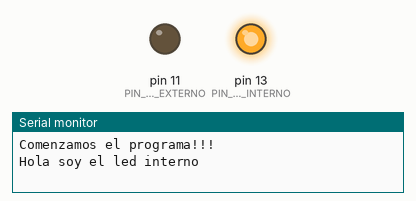
Recording of a sketch running on a simulated Arduino Uno, built with avr-gcc and run on an emulated ATmega328P. On the bench: output pins drawn as LEDs (lit = HIGH), the last lines printed to the serial monitor.

Above: at 0.05 s.
At 4.05 s:
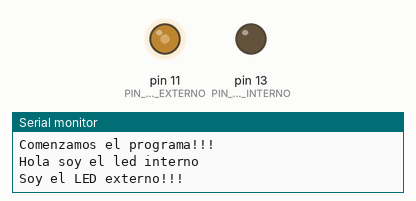
At 7.95 s:
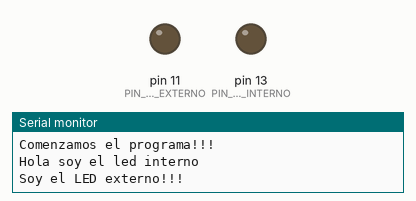
Timing chart, 0 to 10.4 s (numbered marks = the images above):
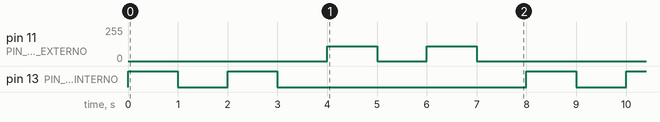

Measured:
- by itself, pin 11 (PIN_LED_EXTERNO): repeats every 8.0 s: 0/255 1.0 s, 110/255 1.0 s, 0/255 5.0 s, 110/255 1.0 s
- by itself, pin 13 (PIN_LED_INTERNO): repeats every 8.0 s: LOW 1.0 s, HIGH 1.0 s, LOW 5.0 s, HIGH 1.0 s

The sketch:

reto0_estoyvivo_paso4.ino
```cpp
/*
  EstoyVivo - RETO 0 - Taller Arduino Basics I

  Ripolab Hacklab Noviembre 2017

  by @akirasan
  ripolab.org

*/

// DEFINE funciona como un sustituto de "palabra" por "valor"
// Definimos el número del pin interno de Ardunino, por defecto es el 13
#define PIN_LED_INTERNO 13
#define PIN_LED_EXTERNO 11  // Pin PWM

// Definimos una variable con valores enteros de: -32.768 a 32.767
// Y la inicializamos con valor 0
int contador = 0;

// Rutina de configuración
void setup() {

  // Definimos el pin 13 de salida, ya que vamos a escribir valores de 0 y 1
  pinMode(PIN_LED_INTERNO, OUTPUT);

  // Definimos el pin 11 de salida, ya que vamos a escribir valores entre 0 y 1024
  pinMode(PIN_LED_EXTERNO, OUTPUT);

  // Iniciamos la comunicación por el puerto estandar
  // y definimos la velocidad de comunicación
  Serial.begin(115200);

  // Hacemos un "println" = "imprimir texto y retorno de linea"
  Serial.println("Comenzamos el programa!!!");
}


// Rutina del loop
void loop() {

  Serial.println("Hola soy el led interno");

  // Iniciamos "contador" a 1, y mientras "contador" sea mas pequeño o igual a 2:
  // aumentamos +1 la variable "contador" --> contador++ => contador = contador + 1
  for (contador = 1; contador <= 2; contador++) {

    // Escribimos un valor DIDITAL HIGH = 1 = 5v = LED encendido, en el pin 13
    digitalWrite(PIN_LED_INTERNO, HIGH);
    // Esperamos 1 segundo
    delay(1000);
    // Escribimos un valor DIDITAL LOW = 0 = 0v = LED apagado, en el pin 13
    digitalWrite(PIN_LED_INTERNO, LOW);
    // Esperamos 1 segundo
    delay(1000);
  }

  Serial.println("Soy el LED externo!!!");

  // Iniciamos "contador" a 1, y mientras "contador" sea mas pequeño o igual a 2:
  // aumentamos +1 la variable "contador" --> contador++ => contador = contador + 1
  for (contador = 1; contador <= 2; contador++) {

    // Escribimos un valor ANALOG 110 = 2,15v = LED encendido, en el pin 11
    analogWrite(PIN_LED_EXTERNO, 110);
    // Esperamos 1 segundo
    delay(1000);
    // Escribimos un valor ANALOG 0 = 0v = LED apagado, en el pin 11
    analogWrite(PIN_LED_EXTERNO, 0);
    // Esperamos 1 segundo
    delay(1000);
  }
}
```
